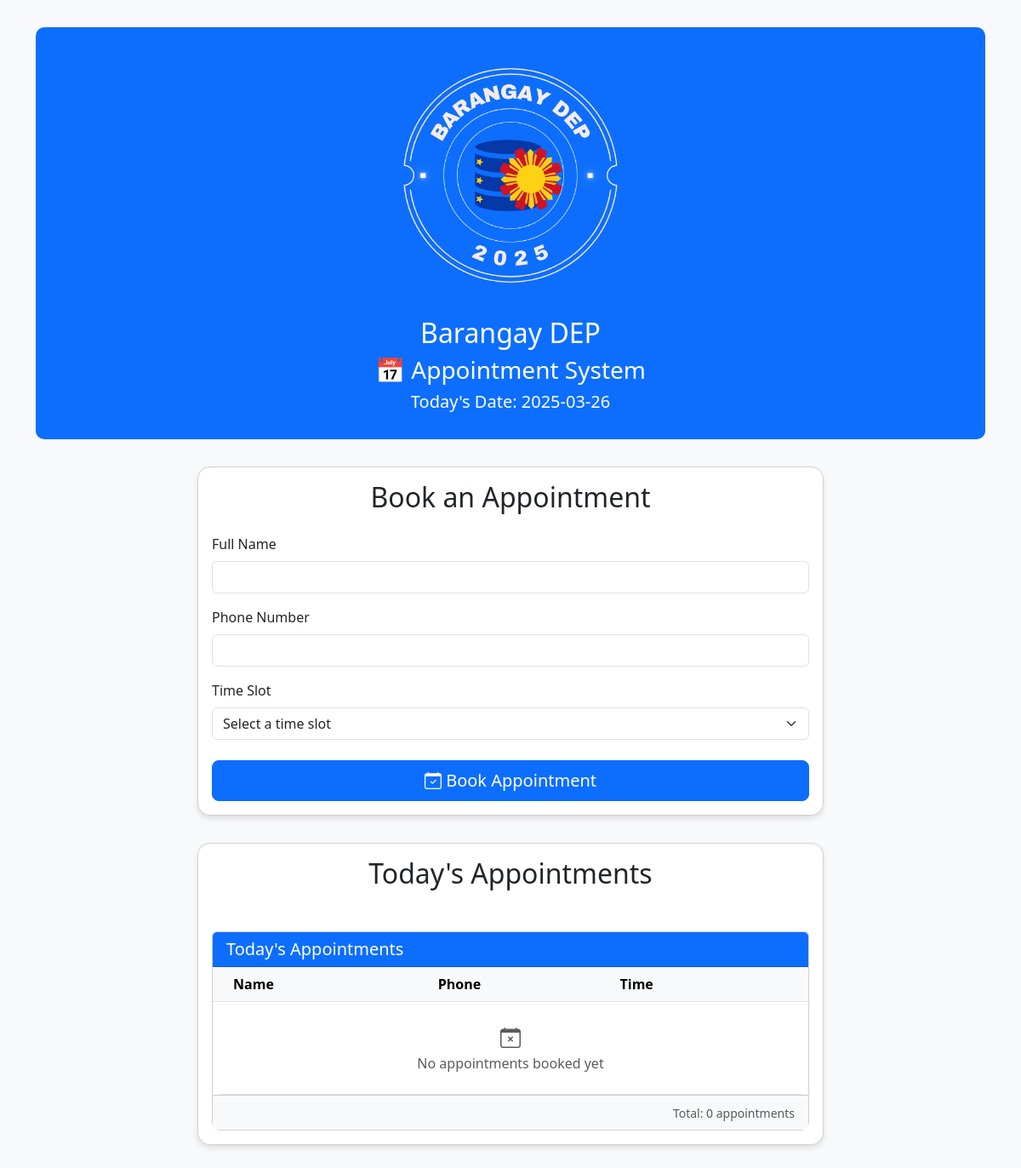
Before: / with the older database file.
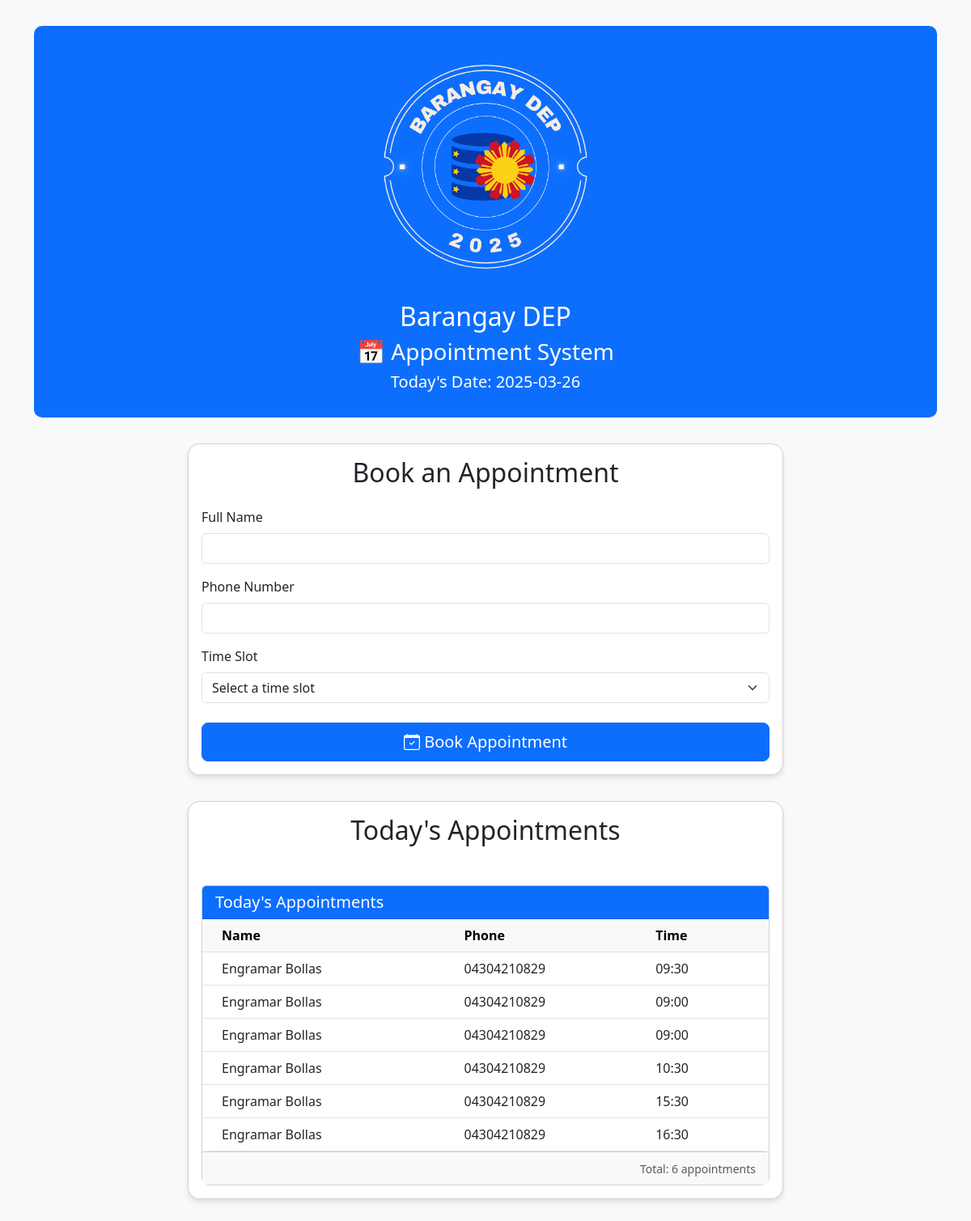
After: the same page with the newer database file.
### tables this page shows
CREATE TABLE appointments (
                    id INTEGER PRIMARY KEY AUTOINCREMENT,
                    name TEXT NOT NULL,
                    phone TEXT NOT NULL,
                    time TEXT NOT NULL
                );

### app.py (the view, shortened to what this page needs)
@app.route('/', methods=['GET', 'POST'])
def home():
    message_sent = False  # Flag to indicate if the SMS was sent
    time_slots = generate_time_slots()
    appointments = get_today_appointments()  # Re-fetch appointments from the database
    today_date = datetime.now().strftime('%Y-%m-%d')
    return render_template('index.html', time_slots=time_slots, appointments=appointments, today_date=today_date, message_sent=message_sent)

### app.py (called while the page is built)
def get_today_appointments():
    today = datetime.now().strftime('%Y-%m-%d')
    with sqlite3.connect(DATABASE) as conn:
        cursor = conn.cursor()
        print(f"Query: SELECT * FROM appointments WHERE date(time) = '{today}'")
        cursor.execute('SELECT * FROM appointments WHERE date(time) = ?', (today,))
        appointments = cursor.fetchall()
        print(f"Today's appointments: {appointments}")  # Debug statement
        return appointments

def generate_time_slots():
    start_time = datetime.strptime('09:00', '%H:%M')
    end_time = datetime.strptime('17:00', '%H:%M')
    time_slots = []
    current_time = start_time
    while current_time < end_time:
        time_slots.append(current_time.strftime('%H:%M'))
        current_time += timedelta(minutes=30)
    return time_slots

### templates/index.html (shortened to what this page needs)
<!DOCTYPE html>
<html lang="en">
<head>
    <link href="https://cdn.jsdelivr.net/npm/bootstrap@5.3.0/dist/css/bootstrap.min.css" rel="stylesheet">
</head>
<body>
    <div class="container">
        <div class="header-section text-center">
            <div class="mb-3">
                <img src="{{ url_for('static', filename='images/barangay-dep.png') }}"
                    alt="Barangay DEP Logo"
                    style="height: 300px; width: auto;">
            </div>
            <h2>Barangay DEP</h2>
            <h3>📅 Appointment System</h3>
            <h5>Today's Date: {{ today_date }}</h5>
        </div>
        <div class="row justify-content-center">
            <div class="col-lg-8">
                <div class="card appointment-card">
                    <div class="card-body">
                        <h2 class="card-title text-center mb-4">Book an Appointment</h2>
                        <form method="POST" class="needs-validation" novalidate>
                            <div class="mb-3">
                                <label for="name" class="form-label">Full Name</label>
                                <input type="text" class="form-control" id="name" name="name" required>
                            </div>
                            <div class="mb-3">
                                <label for="phone" class="form-label">Phone Number</label>
                                <input type="tel" class="form-control" id="phone" name="phone" required>
                            </div>
                            <div class="mb-4">
                                <label for="time" class="form-label">Time Slot</label>
                                <select class="form-select" id="time" name="time" required>
                                    <option value="" selected disabled>Select a time slot</option>
                                </select>
                            </div>
                            <div class="d-grid">
                                <button type="submit" class="btn btn-primary btn-lg">
                                    <i class="bi bi-calendar-check"></i> Book Appointment
                                </button>
                            </div>
                        </form>
                    </div>
                </div>
                <div class="card appointment-card mt-4">
                    <div class="card-body">
                        <h2 class="card-title text-center mb-4">Today's Appointments</h2>
                        <div class="table-responsive">
                            {% include 'appointments.html' %}
                        </div>
                    </div>
                </div>
            </div>
        </div>
    </div>
    <link rel="stylesheet" href="https://cdn.jsdelivr.net/npm/bootstrap-icons@1.10.0/font/bootstrap-icons.css">
</body>
</html>

### templates/appointments.html
<div class="card mt-4 shadow-sm">
    <div class="card-header bg-primary text-white">
        <h2 class="h5 mb-0">Today's Appointments</h2>
    </div>
    <div class="card-body p-0">
        <div class="table-responsive">
            <table class="table table-hover mb-0">
                <thead class="table-light">
                    <tr>
                        <th class="ps-4">Name</th>
                        <th>Phone</th>
                        <th class="pe-4">Time</th>
                    </tr>
                </thead>
                <tbody>
                    {% if appointments %}
                        {% for appointment in appointments %}
                        <tr>
                            <td class="ps-4">{{ appointment[1] }}</td>
                            <td>{{ appointment[2] }}</td>
                            <td class="pe-4">{{ appointment[3][11:16] if appointment[3]|length > 10 else appointment[3] }}</td>
                        </tr>
                        {% endfor %}
                    {% else %}
                        <tr>
                            <td colspan="3" class="text-center py-4 text-muted">
                                <i class="bi bi-calendar-x" style="font-size: 1.5rem;"></i><br>
                                No appointments booked yet
                            </td>
                        </tr>
                    {% endif %}
                </tbody>
            </table>
        </div>
    </div>
    <div class="card-footer bg-light text-end">
        <small class="text-muted">Total: {{ appointments|length }} appointment{% if appointments|length != 1 %}s{% endif %}</small>
    </div>
</div>

### templates/index.html (style rules this page uses)
body { background-color: #f8f9fa; padding-top: 2rem; }
.appointment-card { border-radius: 15px; box-shadow: 0 4px 6px rgba(0, 0, 0, 0.1); margin-bottom: 2rem; }
.header-section { background-color: #0d6efd; color: white; border-radius: 10px; padding: 1.5rem; margin-bottom: 2rem; }
.table-responsive { border-radius: 10px; overflow: hidden; }

Changed rows visible on the page:
added appointments: name "Engramar Bollas", phone "04304210829", time "09:30"
added appointments: name "Engramar Bollas", phone "04304210829", time "09:00"
added appointments: name "Engramar Bollas", phone "04304210829", time "09:00"
added appointments: name "Engramar Bollas", phone "04304210829", time "10:30"
added appointments: name "Engramar Bollas", phone "04304210829", time "15:30"
added appointments: name "Engramar Bollas", phone "04304210829", time "16:30"
Other visible differences:
{{ appointments|length }}: "0" → "6"
text no longer shown: "No appointments booked yet"
